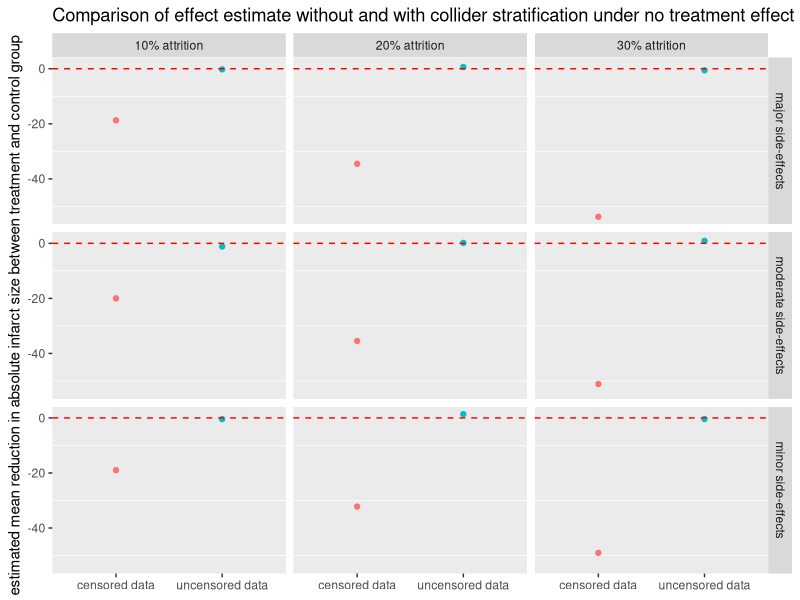
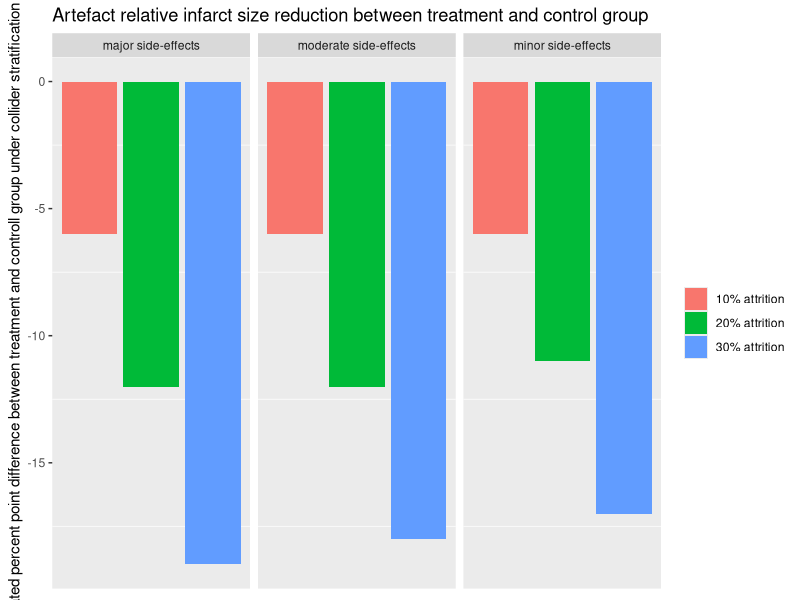

Source code (R) for these figures, in order:
library(tidyverse)
library(ggplot2)

B=1000

# A bernuoulli prob_A
# L is normal with mean_L and sd_L
# Y = b_0 + b_1*A + b_2*L + rnorm(0,sd_Y)
# W = g_0 + g_1*A + g_2*L + rnorm(0, sd_W)


#example of settings for coefficients 
#probably b_2 & g_2 can be fixed from literature 
prob_A = 0.5
mean_L = 150
sd_L = 40
b_0 = 50
b_1 = 0 # this values will be varied to simulate a causal treatment effect 
b_2 = 1.5 # should this value be larger than 1? -> initial increase of infarct size 
g_0 = 3
g_1 = c(-100,-50,-30) #this values will be varied to simulate a treatment effect on welfare with different magnitudes  
g_2 = c(-0.3) #do we need to vary this? -> identify from animal model studies 
sd_Y = 50
sd_W = 2
cutoff_W = c(0.1,0.2, 0.3)
n = 20

report <- expand_grid(prob_A, mean_L, sd_L, b_0, b_1, b_2, g_0, g_1, g_2, sd_Y, sd_W, cutoff_W, n, bias=NA_real_, check=NA_real_, estimate=NA_real_)

# here starts the counting of the row
for (i in 1:nrow(report)) {

estimate <- rep(NA_real_, B)
bias <- rep(NA_real_, B)
check <- rep(NA_real_, B)
estimate_perc <- rep(NA_real_, B)

# here starts the loop in b
for (b in 1:B) {

# create the dataset
dat <- data.frame(A = rep(0:1,report$prob_A[i]*report$n[i], each=1),
                  L = rnorm(n=report$n[i], mean=report$mean_L[i], sd=report$sd_L[i]))
dat$W <- report$g_0[i] + report$g_1[i]*dat$A + report$g_2[i]*dat$L + rnorm(report$n[i], 0, report$sd_W[i])
dat$Y <- report$b_0[i] + report$b_1[i]*dat$A + report$b_2[i]*dat$L + rnorm(report$n[i], 0, report$sd_Y[i])
dat$W2 <- dat$W >= quantile(dat$W, probs=report$cutoff_W[i]) 
dat_s <- dat %>% filter(W2==TRUE)
# dat_s %>% group_by(A) %>% summarise(Y=mean(Y))
estimate[b] =  mean(dat_s$Y[dat_s$A==1]) - mean(dat_s$Y[dat_s$A==0])
estimate_perc[b] = (mean(dat_s$Y[dat_s$A ==1]) - mean(dat_s$Y[dat_s$A==0]))/mean(dat_s$Y[dat_s$A==0])
bias[b] = estimate[b] - report$b_1[i]
check[b] = mean(dat$Y[dat$A==1]) - mean(dat$Y[dat$A==0])
}
report$estimate[i] = mean(estimate)
report$bias[i] = mean(bias)
report$check[i] = mean(check)
report$estimate_perc[i] = mean(estimate_perc)
}


#separate displays of mean difference between treatment and intervention group for different strengths of A -> W (side-effects)

report_large<-report%>%filter(report$g_1 == -100)%>%gather(key = "estimate", value = "value", check:estimate)%>% select(-bias)
report_medium<-report%>%filter(report$g_1 == -50)%>%gather(key = "estimate", value = "value", check:estimate)%>% select(-bias)
report_small<-report%>%filter(report$g_1 == -30)%>%gather(key = "estimate", value = "value", check:estimate)%>% select(-bias)

report_long<-rbind(report_large, report_medium, report_small)
#ggplot(report_large)+ geom_point(mapping = aes(x = estimate, y = value, color = estimate)) + facet_grid(cols = vars(cutoff_W))
#ggplot(report_medium)+ geom_point(mapping = aes(x = estimate, y = value, color = estimate)) + facet_grid(cols = vars(cutoff_W))
#ggplot(report_small)+ geom_point(mapping = aes(x = estimate, y = value, color = estimate)) + facet_grid(cols = vars(cutoff_W))

#side_effects<-c("major", "moderate", "minor")
#names(side_effects)<-c(-100, -50, -30)
#attrition<-c("10% attrition", "20% attrition", "30% attrition")
#names(attrition)<-c(0.1,0.2,0.3)

report_long$g_1 <- factor(report_long$g_1,levels = c(-100, -50, -30), 
                  labels = c("major side-effects", "moderate side-effects", "minor side-effects"))
report_long$cutoff_W <- factor(report_long$cutoff_W, levels = c(0.1,0.2,0.3),
                  labels = c("10% attrition", "20% attrition", "30% attrition"))
report_long$estimate<-factor(report_long$estimate, levels = c("estimate", "check"), labels = c("censored data", "uncensored data"))

report_long$estimate_perc<-round(report_long$estimate_perc*100)

ggplot(report_long)+
  geom_point(aes(x = estimate, y = value, color = estimate))+
  geom_hline(yintercept = 0, color = "red", linetype = "dashed")+
  facet_grid(cols = vars(factor(cutoff_W)), 
             rows = vars(factor(g_1)))+
  labs(title = "Comparison of effect estimate without and with collider stratification under no treatment effect",
       y = "estimated mean reduction in absolute infarct size between treatment and control group") + 
  theme(panel.grid.major = element_blank(),
        axis.title.x = element_blank(), 
        legend.position = "none")


report_perc<-report_long%>%filter(report_long$estimate =="censored data")
ggplot(report_perc)+
  geom_col(aes(x = cutoff_W, y = estimate_perc, fill = cutoff_W))+
  facet_grid(cols = vars(factor(g_1)))+
  labs(title = "Artefact relative infarct size reduction between treatment and control group",
       y = "estimated percent point difference between treatment and controll group under collider stratification") + 
  theme(panel.grid.major = element_blank(),
        axis.ticks.x = element_blank(), 
        axis.text.x = element_blank(), 
        axis.title.x = element_blank(), 
        legend.title = element_blank())
